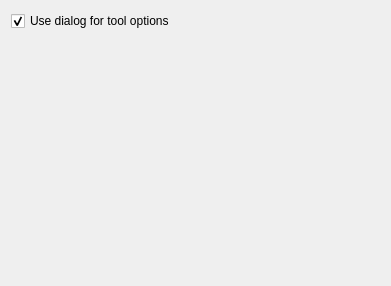
<?xml version="1.0" encoding="UTF-8"?>
<ui version="4.0">
 <class>Scale</class>
 <widget class="QWidget" name="Scale">
  <property name="geometry">
   <rect>
    <x>0</x>
    <y>0</y>
    <width>391</width>
    <height>286</height>
   </rect>
  </property>
  <layout class="QVBoxLayout" name="verticalLayout">
   <item>
    <widget class="QCheckBox" name="UseDialog">
     <property name="text">
      <string>Use dialog for tool options</string>
     </property>
     <property name="checked">
      <bool>true</bool>
     </property>
    </widget>
   </item>
   <item>
    <spacer name="verticalSpacer">
     <property name="orientation">
      <enum>Qt::Vertical</enum>
     </property>
     <property name="sizeHint" stdset="0">
      <size>
       <width>20</width>
       <height>40</height>
      </size>
     </property>
    </spacer>
   </item>
  </layout>
 </widget>
 <resources/>
 <connections/>
</ui>
